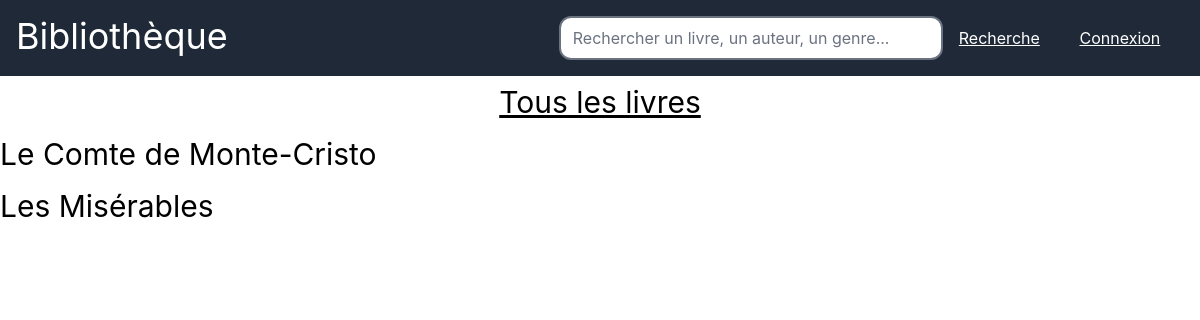
/all_books.php, run on an earlier commit of the app's database.
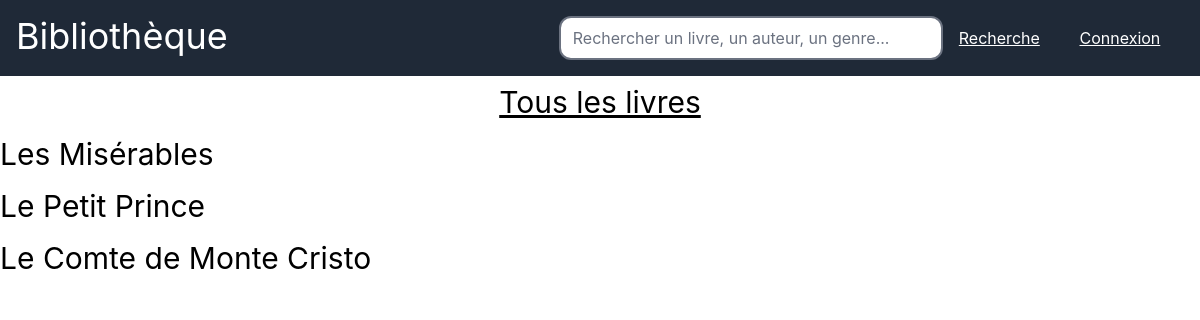
And on a later commit of the database.
### tables this page shows
CREATE TABLE `livre` (
  `id_livre` int(10) NOT NULL,
  `nom_livre` varchar(255) DEFAULT NULL,
  `genre_livre` varchar(255) DEFAULT NULL,
  `auteur_livre` varchar(255) DEFAULT NULL,
  `annee_livre` int(10) DEFAULT NULL,
  `tome_livre` int(10) DEFAULT NULL,
  `etat_livre` varchar(255) NOT NULL DEFAULT 'Disponible',
  `date_retour` date DEFAULT (curdate() + interval 7 day),
  `date_emprunt` date DEFAULT curdate()
);

### src/all_books.php (the view, shortened to what this page needs)
<?php
require_once "includes/dbh.inc.php";
$query_all_books = "SELECT * FROM livre";
$stmt_all_books = $pdo->prepare($query_all_books);
$stmt_all_books->execute();
$all_books = $stmt_all_books->fetchAll();
?>
<!DOCTYPE html>
<html lang="en">
<head>
    <link rel="stylesheet" href="output.css">
    <link href="https://cdnjs.cloudflare.com/ajax/libs/flowbite/2.3.0/flowbite.min.css" rel="stylesheet" />
</head>
<body>
    <header class="flex bg-gray-800 text-white p-4">
        <div class="flex w-full">
            <a href="index.php">
                <h1 class="text-4xl flex justify-center items-center"> Bibliothèque </h1>
            </a>
        </div>
        <div class="flex w-full justify-end items-center">
            <form class="flex" action="search_book.php" method="post">
                <input class=" text-black w-96 border-2 rounded-xl border-black" type="text" name="key" placeholder="Rechercher un livre, un auteur, un genre...">
                <button class="mx-4 underline hover:font-bold" type="submit" name="submit">Recherche</button>
            </form>
        </div>
        <div class="flex w-72 justify-center items-center">
            <div class="flex flex-col">
                <?php
                if (isset($_SESSION["user_username"])) {
                    echo '<form action="includes/logout.inc.php" method="post">';
                    echo '<h1 class="font-title text-sm">' .   "Bonjour, " . $_SESSION["user_username"] . '</h1>';
                    echo '<button type="submit" class="underline hover:font-bold">Se déconnecter</button>';
                    echo '</form>';
                } else {
                    echo '<a class="flex underline hover:text-red-600  justify-center items-center" href="includes/users/login.php">Connexion</a>';
                }
                ?>
            </div>
        </div>
    </header>
    <div class="flex flex-col w-auto h-auto">
        <h1 class="flex justify-center items-center text-3xl py-2 w-auto underline">Tous les livres</h1>
        <?php
        foreach ($all_books as $book) {
            echo '<a href="selected_book.php?id=' . $book['id_livre'] . '" class="text-3xl py-2 w-auto">' . $book['nom_livre'] . '</a>';
        }
        ?>
    </div>
</body>
</html>

What changed in the data, as far as the page shows it:
removed livre: nom_livre "Le Comte de Monte-Cristo"
added livre: nom_livre "Le Petit Prince"
added livre: nom_livre "Le Comte de Monte Cristo"
